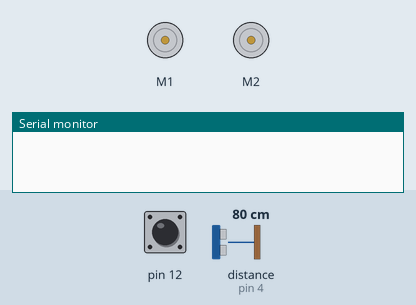
Bench run of a sketch on a simulated Arduino Uno, built with avr-gcc and run on an emulated ATmega328P. Shown: 2 × DC motor (green arrow = forward, orange = backward, longer = faster), the last lines printed to the serial monitor. Inputs (shaded band) come from the test bench; at power-on: pin 12 HIGH, distance to the obstacle (sensor on pin 4) 80 cm. The echo pulse lasts 58.3 µs per cm.

Above: at 0.8 s.
0.9 s: pin 12 pulled LOW for 0.15 s
At 1.9 s:
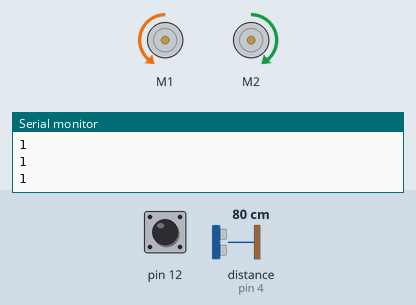
4.1 s: distance to the obstacle (sensor on pin 4) set to 26 cm
5.6 s: distance to the obstacle (sensor on pin 4) set to 32 cm
At 6.0 s:
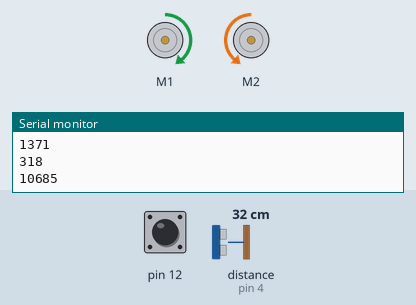
Timing chart, 0 to 8.6 s (numbered marks = the images above; inputs shaded):
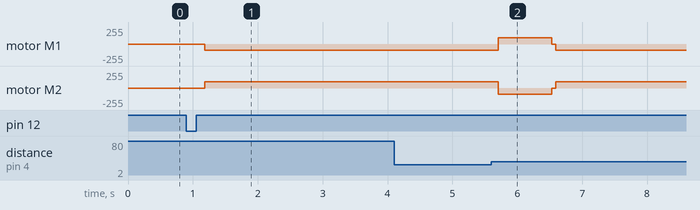

The sketch:

Kadai13_1.ino
```cpp
//課題13.1
#include <ZumoMotors.h>          //モータライブラリの読み込み
#include <Pushbutton.h>


const int trig = 2;              //TrigピンをArduinoの2番ピンに
const int echo = 4;              //EchoピンをArduinoの4番ピンに


unsigned int timeNow,timePrev,timePrev2; //時間計測用
int dist; //超音波センサーの計測値(cm)

ZumoMotors motors;               //ZumoMotorsクラスのインスタンス生成
Pushbutton button(ZUMO_BUTTON);  //Pushbuttonクラスのインスタンスを生成

//距離を計測
int distance() {
  unsigned long interval;        //Echoのパルス幅(μs)
  int dist;                      //距離(cm)

  digitalWrite(trig, HIGH);      //10μsのパルスを超音波センサのTrigピンに出力
  delayMicroseconds(10);
  digitalWrite(trig, LOW);

  interval = pulseIn(echo, HIGH, 23071);               //Echo信号がHIGHである時間(μs)を計測
  dist = (0.61 * 25 + 331.5) * interval / 10000 / 2;   //距離(cm)に変換

  delay(60);                     //trigがHIGHになる間隔を60ms以上空ける（超音波センサの仕様）

  return dist;
}

void setup() {
  // put your setup code here, to run once:
  button.waitForButton();        //ユーザボタンが押されるまで待機
  Serial.begin(9600);            //シリアル通信を9600bpsに初期化
  pinMode(trig, OUTPUT);         //trigを出力ポートに設定
  pinMode(echo, INPUT);          //echoを入力ポートに設定
  timePrev = millis();

}


int mode = 0;
int timeDist = 0;//カップを見つけてから見失うまでの時間
void moveRobot(){
  Serial.println(mode);
  if(mode == 1){//未発見状態だったら左回転
    //左回転
    motors.setLeftSpeed(-150);
    motors.setRightSpeed(150);
  }else if(mode == 2){ //発見したとき、回転を続け、センシング時間を算出
    motors.setLeftSpeed(-150);
    motors.setRightSpeed(150);
    timeDist = calSensor(); //カップを発見してから見失うまでの時間時間を算出し、代入
    if(timeDist != 0){//カップのセンシング時間を得たとき
      mode = 3;
    }
  }
  if(mode ==3){//カップのセンシング時間が算出できたとき、
    Serial.println(timeDist);
    if(sensingRobot(timeDist)==1){ //センシング時間だけ逆回転させて、カップが真正面に来るようにする。
      mode = 4;
    }
  }else if(mode ==4){//探索が終了したとき、停止させる。
    motors.setLeftSpeed(0);
    motors.setRightSpeed(0);
    if(dist>=30 || dist ==0){ //カップを再び見失ったとき
      mode = 0; //リセット
    }
  }

  if((dist >=30 || dist == 0)&&mode == 0){
    mode = 1; //探索モード
    Serial.println("探索モード");
  }else if(dist <=30&&mode ==1){
    mode = 2; //調整モード
    Serial.println("位置の調整");
  }
}

int mode3 = 0;
//センサーがカップを検出したときの動作;
//戻り値　動作中:0 停止:1
int sensingRobot(int timeDist){
  //タイマーをリセット
  if(mode3 == 0){
    timePrev2 =timeNow;
    mode3 =1;
  }
  Serial.println(timeNow - timePrev2);
  Serial.println(((timeDist/2) +10000));
  if((timeNow - timePrev2 <= ((timeDist/2)+100))&&mode3 ==1){ //センシング時間の半分の時間逆回転させる
    motors.setLeftSpeed(150);
    motors.setRightSpeed(-150);
  }else if(mode3 == 1){
    mode3 = 2;
  }
  if(mode3 == 2){
    mode3 = 0; //モードをリセット
    return 1;
  }
  return 0;
}

//カップを検知してから外れるまでにどれだけの時間が立ったかを検知する関数
int mode2 = 0;
int calSensor(){
    // put your main code here, to run repeatedly:
  int dist = distance();;//超音波センサーの値を格納しておく変数
  int distTime = 0 ;//センサーが検知してから見失うまでの時間
  if(mode2 ==0){ //最初だけ
    mode2 = 1; //モードを変更
    timePrev = timeNow; //タイマーをリセット

  }
  if((dist >= 30||dist ==0) && mode2 == 1){
    mode2 = 0; //モードリセット
    distTime = timeNow -timePrev; //センシング時間を算出

  }

  return distTime; //センシング時間を返す
}

void loop() {
  timeNow = millis();

  // put your main code here, to run repeatedly:
  dist = distance();//超音波センサーの値を格納しておく変数
  moveRobot(); //　ロボットを動作させる。

}
```

Measured:
- after the input at 0.9 s, motor M1: stopped → backward 95/255 after 0.28 s; motor M2: stopped → forward 95/255 after 0.28 s
- after the input at 5.6 s, motor M1: backward 95/255 → forward 95/255 after 0.10 s, → stopped 0.83 s later, → backward 95/255 0.06 s later; motor M2: forward 95/255 → backward 95/255 after 0.10 s, → stopped 0.83 s later, → forward 95/255 0.06 s later
